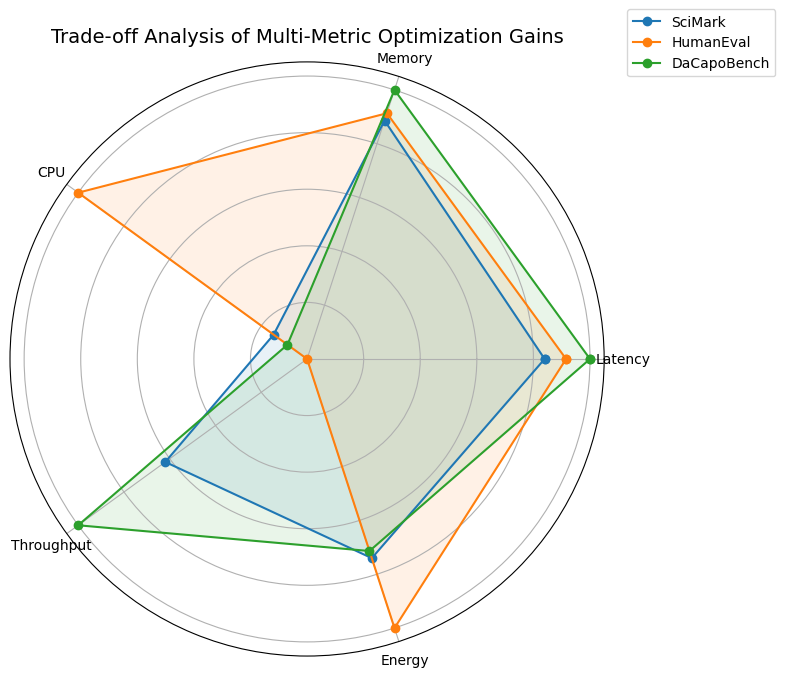

Source code (Python):
import matplotlib.pyplot as plt
import numpy as np

# Define the benchmark names and metrics
benchmarks = ["SciMark", "HumanEval", "DaCapoBench"]
metrics = ['Correct', 'Latency', 'Memory', 'CPU', 'Throughput', 'Energy']

# Raw metric values for each benchmark (including Correctness initially)
data = {
    "SciMark":   [1.00, 1.55, 0.98, 1.52, 1.39, 1.51],
    "HumanEval": [0.8841, 1.69, 1.01, 10.40, 0.0, 2.04],  # Throughput was missing; use 0
    "DaCapoBench": [0.75, 1.846, 1.106, 0.892, 2.244, 1.456]
}

# Filter out 'Correct' (index 0)
metric_indices = [1, 2, 3, 4, 5]
filtered_metrics = [metrics[i] for i in metric_indices]

# Extract the data without the Correctness metric
filtered_data_matrix = np.array([data[b] for b in benchmarks])[:, metric_indices]

# Normalize values by the maximum of each column
max_vals = np.max(filtered_data_matrix, axis=0)
normalized_data = filtered_data_matrix / max_vals

# Compute angles for radar plot
angles = np.linspace(0, 2 * np.pi, len(filtered_metrics), endpoint=False).tolist()
angles += angles[:1]  # close the circle

# Create radar plot
fig, ax = plt.subplots(figsize=(8, 8), subplot_kw=dict(polar=True))

for i, benchmark in enumerate(benchmarks):
    values = normalized_data[i].tolist()
    values += values[:1]  # close the circle
    ax.plot(angles, values, label=benchmark, marker='o')
    ax.fill(angles, values, alpha=0.1)

# Set aesthetics
ax.set_yticklabels([])
ax.set_xticks(angles[:-1])
ax.set_xticklabels(filtered_metrics)
ax.set_title("Trade-off Analysis of Multi-Metric Optimization Gains", size=14)
ax.legend(loc='upper right', bbox_to_anchor=(1.3, 1.1))

plt.tight_layout()
plt.savefig("radar_chart.png", bbox_inches="tight")
plt.show()
